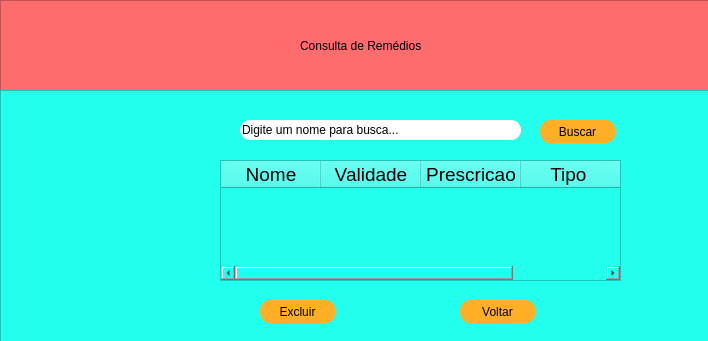
<?xml version="1.0" encoding="UTF-8"?>
<ui version="4.0">
 <class>Form</class>
 <widget class="QWidget" name="Form">
  <property name="geometry">
   <rect>
    <x>0</x>
    <y>0</y>
    <width>708</width>
    <height>341</height>
   </rect>
  </property>
  <property name="windowTitle">
   <string>Form</string>
  </property>
  <widget class="QFrame" name="frame">
   <property name="geometry">
    <rect>
     <x>0</x>
     <y>0</y>
     <width>891</width>
     <height>91</height>
    </rect>
   </property>
   <property name="styleSheet">
    <string notr="true">background-color: rgb(255, 108, 110);</string>
   </property>
   <property name="frameShape">
    <enum>QFrame::StyledPanel</enum>
   </property>
   <property name="frameShadow">
    <enum>QFrame::Raised</enum>
   </property>
   <widget class="QLabel" name="label">
    <property name="geometry">
     <rect>
      <x>300</x>
      <y>30</y>
      <width>321</width>
      <height>31</height>
     </rect>
    </property>
    <property name="styleSheet">
     <string notr="true">
font: 75 20pt &quot;Arial&quot;;</string>
    </property>
    <property name="text">
     <string>Consulta de Remédios</string>
    </property>
   </widget>
  </widget>
  <widget class="QFrame" name="frame_2">
   <property name="geometry">
    <rect>
     <x>0</x>
     <y>90</y>
     <width>911</width>
     <height>271</height>
    </rect>
   </property>
   <property name="styleSheet">
    <string notr="true">background-color: rgb(35, 255, 237);</string>
   </property>
   <property name="frameShape">
    <enum>QFrame::StyledPanel</enum>
   </property>
   <property name="frameShadow">
    <enum>QFrame::Raised</enum>
   </property>
   <widget class="QTableWidget" name="tableWidget_busca">
    <property name="geometry">
     <rect>
      <x>220</x>
      <y>70</y>
      <width>401</width>
      <height>121</height>
     </rect>
    </property>
    <column>
     <property name="text">
      <string>Nome</string>
     </property>
     <property name="font">
      <font>
       <family>Arial</family>
       <pointsize>14</pointsize>
      </font>
     </property>
    </column>
    <column>
     <property name="text">
      <string>Validade</string>
     </property>
     <property name="font">
      <font>
       <family>Arial</family>
       <pointsize>14</pointsize>
      </font>
     </property>
    </column>
    <column>
     <property name="text">
      <string>Prescricao</string>
     </property>
     <property name="font">
      <font>
       <family>Arial</family>
       <pointsize>14</pointsize>
      </font>
     </property>
    </column>
    <column>
     <property name="text">
      <string>Tipo </string>
     </property>
     <property name="font">
      <font>
       <family>Arial</family>
       <pointsize>14</pointsize>
      </font>
     </property>
    </column>
   </widget>
   <widget class="QPushButton" name="pushButton_excluir">
    <property name="geometry">
     <rect>
      <x>260</x>
      <y>210</y>
      <width>75</width>
      <height>23</height>
     </rect>
    </property>
    <property name="styleSheet">
     <string notr="true">QPushButton{
border-radius: 10px 10px 20px 20px;
background-color: rgb(255, 175, 38);
}

QPushButton:hover{
border-radius: 10px 10px 20px 20px;
background-color: rgb(170, 169, 137);
}</string>
    </property>
    <property name="text">
     <string>Excluir</string>
    </property>
   </widget>
   <widget class="QPushButton" name="pushButton_voltar">
    <property name="geometry">
     <rect>
      <x>460</x>
      <y>210</y>
      <width>75</width>
      <height>23</height>
     </rect>
    </property>
    <property name="styleSheet">
     <string notr="true">QPushButton{
border-radius: 10px 10px 20px 20px;
background-color: rgb(255, 175, 38);
}

QPushButton:hover{
border-radius: 10px 10px 20px 20px;
background-color: rgb(170, 169, 137);
}</string>
    </property>
    <property name="text">
     <string>Voltar</string>
    </property>
   </widget>
   <widget class="QLineEdit" name="campo_buscar">
    <property name="geometry">
     <rect>
      <x>240</x>
      <y>30</y>
      <width>281</width>
      <height>20</height>
     </rect>
    </property>
    <property name="styleSheet">
     <string notr="true">QLineEdit{
border-radius: 10px 10px 20px 20px;
background-color: rgb(255, 255, 255);
}</string>
    </property>
    <property name="text">
     <string>Digite um nome para busca...</string>
    </property>
   </widget>
   <widget class="QPushButton" name="pushButton_buscar">
    <property name="geometry">
     <rect>
      <x>540</x>
      <y>30</y>
      <width>75</width>
      <height>23</height>
     </rect>
    </property>
    <property name="styleSheet">
     <string notr="true">QPushButton{
border-radius: 10px 10px 20px 20px;
background-color: rgb(255, 175, 38);
}

QPushButton:hover{
border-radius: 10px 10px 20px 20px;
background-color: rgb(170, 169, 137);
}</string>
    </property>
    <property name="text">
     <string>Buscar</string>
    </property>
   </widget>
  </widget>
 </widget>
 <resources/>
 <connections/>
</ui>
